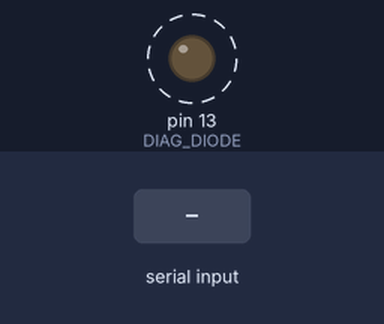
Recording of a sketch running on a simulated Arduino Uno, built with avr-gcc and run on an emulated ATmega328P. Shown: output pins drawn as LEDs (lit = HIGH). Dashed ring = blinking. The inputs (shaded band) are chosen by the test bench. Random numbers use the default seed unless the sketch sets one; what the sketch prints to the serial monitor is not drawn.

Above: at 1.2 s.
1.3 s: "1\n" received over Serial
4.3 s: byte 192 (SLIP_END) received over Serial
7.3 s: byte 220 (SLIP_ESC_END) received over Serial
10.3 s: byte 219 (SLIP_ESC) received over Serial
13.3 s: byte 221 (SLIP_ESC_ESC) received over Serial
16.3 s: byte 13 ('\r') received over Serial
Timing chart, 0 to 20.3 s (numbered marks = the images above; inputs shaded):
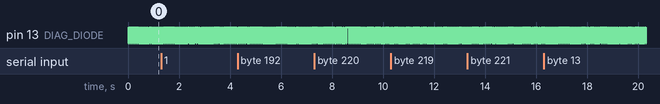

Measured:
- by itself, pin 13 (DIAG_DIODE): alternates HIGH for 0.03 s and LOW for 0.03 s

The sketch:

ino-just-slip-hws.ino
```cpp
// (licence header left out)
#define DIAG_DIODE 13

#include <SoftwareSerial.h>
SoftwareSerial DiagUART(10, 11); // RX, TX

#define SLIP_BUFFER_SIZE 64
uint8_t inputBuffer[SLIP_BUFFER_SIZE];

//
// prepare and send out a buffer with diagnostic data
// - packet number
// - some random data padding
//
void sendDiagBuffer(void)
{
  // packetNumber should start with 1
  // so the other side does not divide by 0
  // when calculating % of packets lost
  // for the first packet received
  static long packetNumber = 1;
  uint8_t diagBuffer[SLIP_BUFFER_SIZE];

  // Toggle diagnostic diode
  digitalWrite(DIAG_DIODE, !digitalRead(DIAG_DIODE));

  byte *srcAddr, *dstAddr;

  // add packet counter to buffer
  srcAddr = (byte *) &packetNumber;
  dstAddr = (byte *) &diagBuffer[0];
  memcpy(dstAddr, srcAddr, sizeof(packetNumber));
  packetNumber++;

  for (int i = 0; i < 8; i++)
    diagBuffer[4 + i] = random(256);

  uint8_t nCount = appendCrc16(diagBuffer, 4 + 8);
  slipEncodeSerial(diagBuffer, nCount);
}


//
// print values from dataBuffer
// for diagnostic purposes
// the last two bytes of dataBuffer contain crc16
//

void printDiagBuffer(uint8_t *dataBuffer, uint8_t nCount)
{
  static long lastPacketNumber = 0;
  static long lostPackets = 0;

  for (uint8_t i = 0; i < nCount - 2; i++)
  {
    if (dataBuffer[i] < 0x10)
    {
      DiagUART.print("0");
      DiagUART.print(dataBuffer[i], HEX);
    }
    else
    {
      DiagUART.print(dataBuffer[i], HEX);
    }
    DiagUART.print(" ");
  }
  DiagUART.print(": ");
  if (checkCrc16(dataBuffer, nCount))
  {
    long packetNumber;
    byte *srcAddr, *dstAddr;

    // retreive packet counter from buffer
    srcAddr = (byte *) &dataBuffer[0];
    dstAddr = (byte *) &packetNumber;
    memcpy(dstAddr, srcAddr, sizeof(packetNumber));
    long lost = packetNumber - lastPacketNumber - 1;
    lastPacketNumber = packetNumber;
    if (lost > 0)
    {
      // some packets have been lost
      DiagUART.print(lost);
      DiagUART.print(" lost!");
      lostPackets += lost;
    }
    else
    {
      DiagUART.print(" ");
      DiagUART.print(100 * lostPackets / packetNumber);
      DiagUART.print("%");
    }
    DiagUART.print(" ");
  }
  else
  {
    DiagUART.print("Fail! ");
  }
  DiagUART.print("\n");
}


void setup(void)
{
  pinMode(DIAG_DIODE, OUTPUT);
  randomSeed(analogRead(0));

  DiagUART.begin(57600);
  DiagUART.print("Arduino Slip Transmit / Receive (ino-bare-slip)\n");

  // SoftwareSerial Initialization
  DiagUART.print("SoftwareSerial initialization...");
  Serial.begin(57600);
  DiagUART.print("done\n");

  DiagUART.println("Starting main loop...\n");
}


void loop(void)
{
  uint8_t nCount;

  if (millis() % 30 == 0)
    sendDiagBuffer();

  if (millis() % 10 == 0)
  {
    nCount = slipDecodeSerial(inputBuffer);
    if (nCount > 0)
      printDiagBuffer(inputBuffer, nCount);
  }
  delay(1);
}
```

JustSlip-hws.ino
```cpp
// (licence header left out)
//
// source https://en.wikipedia.org/wiki/Serial_Line_Internet_Protocol
//
// SLIP_END - Frame End - distinguishes datagram boundaries in the byte stream
// SLIP_ESC - Frame Escape
//
// If the END byte occurs in the data to be sent, the two byte sequence ESC, ESC_END is sent instead
// If the ESC byte occurs in the data, the two byte sequence ESC, ESC_ESC is sent.
//
// SLIP_ESC_END - Transposed Frame End
// SLIP_ESC_ESC - Transposed Frame Escape
//
#define SLIP_END 0xC0
#define SLIP_ESC 0xDB
#define SLIP_ESC_END 0xDC
#define SLIP_ESC_ESC 0xDD

#define SLIP_BUFFER_SIZE 64


//
// read SLIP encoded data from serial port
// decode data and store in dataBuffer
// retrun number of byter read until SLIP_END
//
uint8_t slipDecodeSerial(uint8_t *dataBuffer)
{
  uint8_t dataByte;
  static uint8_t previousDataByte = 0;
  static uint8_t nPos = 0;

  while (Serial.available())
  {
    dataByte = Serial.read();
    if (dataByte == SLIP_END)
    {
      if (nPos > 0)
      {
        previousDataByte = 0;
        uint8_t result = nPos;
        nPos = 0;
        return result;
      }
      else
      {
        DiagUART.print("Orphan SLIP_END received!\n");
        return 0;
      }
    }
    else if (dataByte == SLIP_ESC)
    {
      previousDataByte = SLIP_ESC;
      return 0;
    }
    else if (dataByte == SLIP_ESC_END && previousDataByte == SLIP_ESC)
    {
      previousDataByte = 0;
      dataBuffer[nPos++] = SLIP_END;
    }
    else if (dataByte == SLIP_ESC_ESC && previousDataByte == SLIP_ESC)
    {
      previousDataByte = 0;
      dataBuffer[nPos++] = SLIP_ESC;
    }
    else
    {
      dataBuffer[nPos++] = dataByte;
    }
    if (nPos == SLIP_BUFFER_SIZE - 2)
    {
      // purge buffer in case of overflow
      nPos = 0;
      previousDataByte = 0;
      DiagUART.print("Input buffer purged because of overflow!\n");
    }
  }
  return 0;
}


//
// SLIP encode values from dataBuffer
// and send them over serial port
//
void slipEncodeSerial(uint8_t *dataBuffer, uint8_t nCount)
{
  for (int i = 0; i < nCount; i++)
    switch (dataBuffer[i])
    {
      case SLIP_END:
        Serial.write(SLIP_ESC);
        Serial.write(SLIP_ESC_END);
        break;
      case SLIP_ESC:
        Serial.write(SLIP_ESC);
        Serial.write(SLIP_ESC_ESC);
        break;
      default:
        Serial.write(dataBuffer[i]);
    }
  Serial.write(SLIP_END);
}


//
// read data from keyboard and store them in dataBuffer
// return number of bytes in dataBufer once enter is pressed
//
uint8_t readKeyboard(uint8_t *dataBuffer)
{
  uint8_t dataByte;
  static uint8_t nPos = 0;

  while (DiagUART.available())
  {
    dataByte = DiagUART.read();
    if (dataByte == '\r' || dataByte == '\n')
    {
      // process only non empty lines
      if (nPos > 0)
      {
        dataBuffer[nPos++] = dataByte;
        uint8_t result = nPos;
        nPos = 0;
        return result;
      }
    }
    else
    {
      if (nPos == SLIP_BUFFER_SIZE - 2)
      {
        // purge buffer in case of overflow
        nPos = 0;
        DiagUART.print("Keyboard buffer purged because of overflow!\n");
      }
      else
      {
        // add next character to the buffer
        dataBuffer[nPos++] = dataByte;
      }
    }
  }
  return 0;
}


//
// append crc16 to dataBuffer
//
uint8_t appendCrc16(uint8_t *dataBuffer, uint8_t nCount)
{
  if (nCount + 2 > SLIP_BUFFER_SIZE)
  {
    DiagUART.print("Unable to add crc16 - buffer too small!\n");
    return 0;
  }
  unsigned short crc = crc16_data(dataBuffer, nCount, 0x00);
  dataBuffer[nCount] =  (uint8_t) (crc >> 8);
  dataBuffer[nCount + 1] =  (uint8_t) crc;
  return nCount + 2;
}


//
// check crc16 by comparig value received in last two bytes of dataBuffer
// against value calculated for reaminig data in the dataBuffer
//
bool checkCrc16(uint8_t *dataBuffer, uint8_t nCount)
{
  // crc received in last two bytes of dataBuffer
  unsigned short crc_rec = (dataBuffer[nCount - 2] << 8) | dataBuffer[nCount - 1];
  //
  // crc calculated basing on data in dataBuffer
  unsigned short crc_chk = crc16_data(dataBuffer, nCount - 2, 0x00);
  //
  return (crc_chk == crc_rec) ? true : false;
}


//
// print values from dataBuffer
// for diagnostic purposes
// the last two bytes of dataBuffer contain crc16
//

void printBuffer(uint8_t *dataBuffer, uint8_t nCount)
{
  for (uint8_t i = 0; i < nCount - 2; i++)
  {
    if (dataBuffer[i] < 0x10)
    {
      DiagUART.print("0");
      DiagUART.print(dataBuffer[i], HEX);
    }
    else
    {
      DiagUART.print(dataBuffer[i], HEX);
    }
  }
  DiagUART.print(": ");
  if (checkCrc16(dataBuffer, nCount))
  {
    DiagUART.print("OK");
  }
  else
  {
    DiagUART.print("Fail!");
  }
  DiagUART.print("\n");
}
```

crc16.ino
```cpp
// (licence header left out)
/** \addtogroup crc16
 * @{ */

/**
 * \file
 *         Implementation of the CRC16 calculcation
 * \author
 *         Adam Dunkels <adam@sics.se>
 *
 */

/* CITT CRC16 polynomial ^16 + ^12 + ^5 + 1 */
/*---------------------------------------------------------------------------*/
unsigned short
crc16_add(unsigned char b, unsigned short acc)
{
  /*
    acc  = (unsigned char)(acc >> 8) | (acc << 8);
    acc ^= b;
    acc ^= (unsigned char)(acc & 0xff) >> 4;
    acc ^= (acc << 8) << 4;
    acc ^= ((acc & 0xff) << 4) << 1;
  */

  acc ^= b;
  acc  = (acc >> 8) | (acc << 8);
  acc ^= (acc & 0xff00) << 4;
  acc ^= (acc >> 8) >> 4;
  acc ^= (acc & 0xff00) >> 5;
  return acc;
}
/*---------------------------------------------------------------------------*/
unsigned short
crc16_data(const unsigned char *data, int len, unsigned short acc)
{
  int i;

  for(i = 0; i < len; ++i) {
    acc = crc16_add(*data, acc);
    ++data;
  }
  return acc;
}
/*---------------------------------------------------------------------------*/

/** @} */
```
